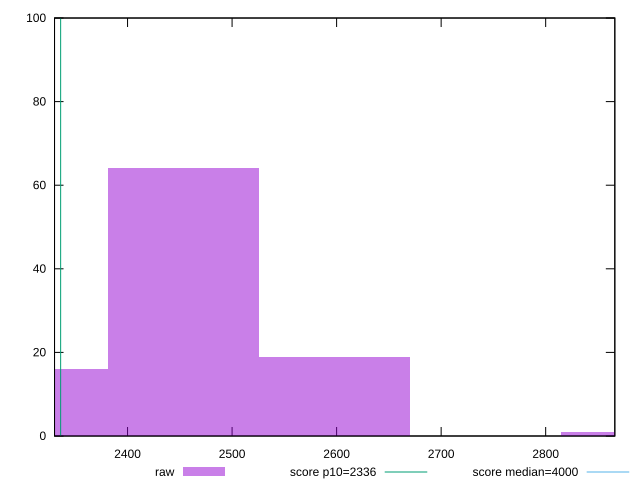

Here is the gnuplot script that generated this plot:
reset

$raw <<EOF
2886.9516615674083 1
2598.2564954106674 19
2453.908912332297 64
2309.5613292539265 16
EOF

set key outside below
set boxwidth 144.3475830783704
set xrange [2330.147:2866.1575]
set yrange [0:100]
set trange [0:100]
set style fill transparent solid 0.5 noborder

set parametric
set terminal svg size 640, 490 enhanced background rgb 'white'
set output "report_00019_2021-02-10T18-14-37.922Z//first-contentful-paint/samples/pages/raw/histogram.svg"

plot $raw title "raw" with boxes, \
     2336,t title "score p10=2336", \
     4000,t title "score median=4000"

reset
